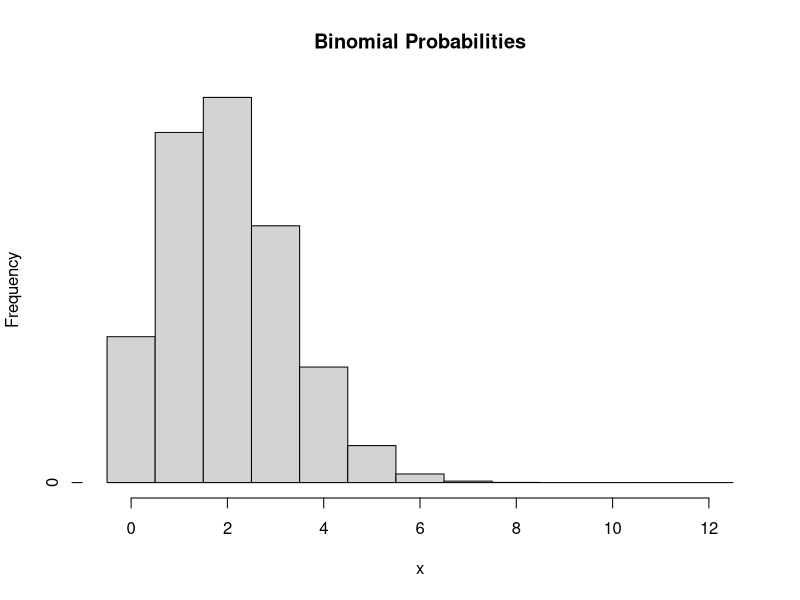
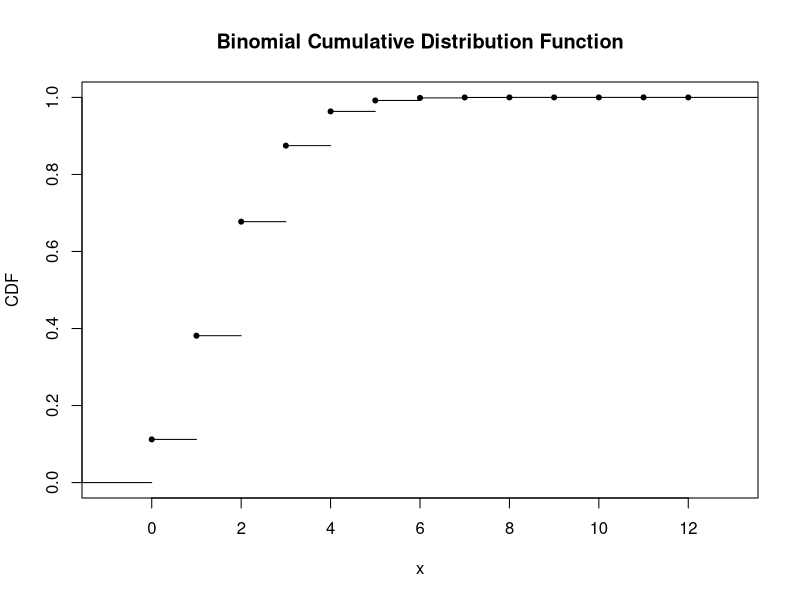

Recreate these plots in R, in order.

################################# find factorial #############################
factorial (10)

############ find number of combindations of choosing 40 out of 400 ##########
choose (400,40)

choose (49, 6)

############ find number of permuation of choosing 40 out of 400 #############

choose (400, 40) * factorial (40)

########### compute binomial probabilities ####################################
dbinom (3, size = 10, p = 0.03) ## find P(X=3)
pbinom (3,size = 10, p = 0.3) ## find P(X<=3)
rbinom (100, size = 10, p = 0.3) ## generate 100 random numbers

###############################################################################
#################### class demonstration code #################################
###############################################################################

################## plot binomial probability distribution #####################

n <- 12; p <- 1/6
x <- 0:n

binom.x <- dbinom (x, size = n, p = p) # compute binomial probability
breaks <-  c(x - 0.5, n + 0.5)
hist.binom <- list (breaks = breaks, counts = binom.x) 
class (hist.binom) <- "histogram"
plot (hist.binom, main = "Binomial Probabilities", xlab = "x")

################# plot binomial Cumulative Distribution Function ##############
cdf.binom <- c(0, pbinom (0:n, size = n, p = p))
plot(stepfun (0:n, cdf.binom), verticals = F, pch = 20, 
     xlab = "x", ylab = "CDF",
     main = "Binomial Cumulative Distribution Function")
